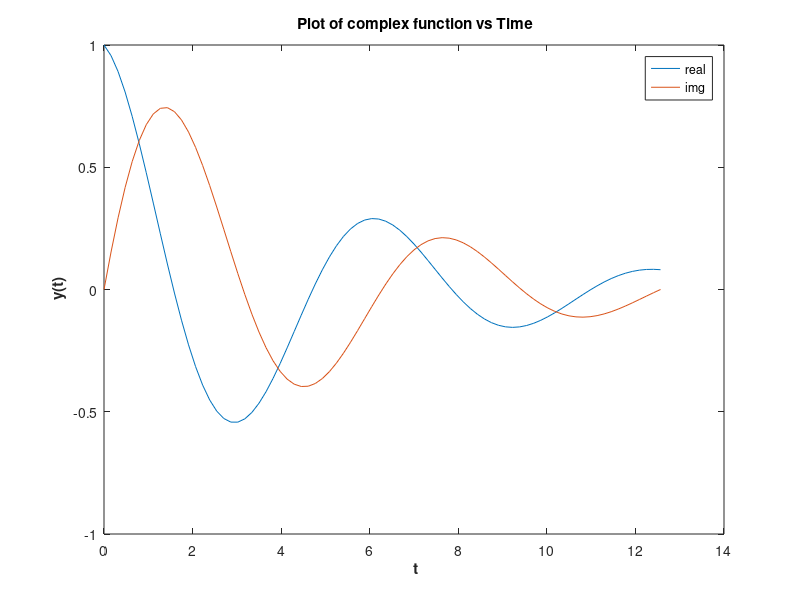

The MATLAB script that drew this image:
t=linspace(0,4*pi,80);
y=exp(-0.2.*t).*(cos(t)+i.*sin(t));
z=imag(y);
plot(t,y,t,z);
title('\bf Plot of complex function vs Time');
xlabel('\bf t');
ylabel('\bf y(t)');	
legend('real','img');